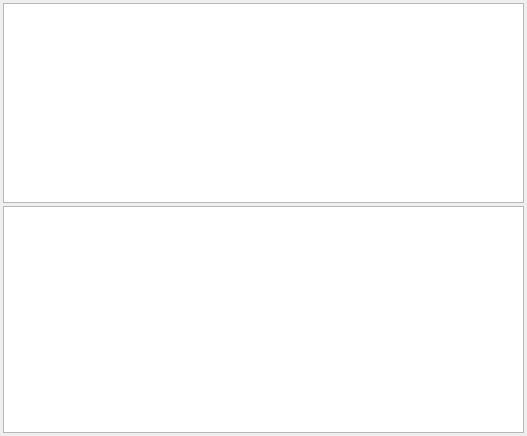
<?xml version="1.0" encoding="UTF-8"?>
<ui version="4.0">
 <class>CMonitorForm</class>
 <widget class="QWidget" name="CMonitorForm">
  <property name="geometry">
   <rect>
    <x>0</x>
    <y>0</y>
    <width>527</width>
    <height>436</height>
   </rect>
  </property>
  <property name="windowTitle">
   <string>Form</string>
  </property>
  <layout class="QGridLayout" name="gridLayout">
   <property name="leftMargin">
    <number>3</number>
   </property>
   <property name="topMargin">
    <number>3</number>
   </property>
   <property name="rightMargin">
    <number>3</number>
   </property>
   <property name="bottomMargin">
    <number>3</number>
   </property>
   <property name="spacing">
    <number>3</number>
   </property>
   <item row="1" column="0">
    <widget class="QStackedWidget" name="stackedWidget">
     <widget class="QWidget" name="page">
      <layout class="QHBoxLayout" name="horizontalLayout">
       <property name="spacing">
        <number>0</number>
       </property>
       <property name="leftMargin">
        <number>0</number>
       </property>
       <property name="topMargin">
        <number>0</number>
       </property>
       <property name="rightMargin">
        <number>0</number>
       </property>
       <property name="bottomMargin">
        <number>0</number>
       </property>
       <item>
        <widget class="QTreeView" name="procTreeView"/>
       </item>
      </layout>
     </widget>
     <widget class="QWidget" name="page_2">
      <layout class="QHBoxLayout" name="horizontalLayout_2">
       <property name="spacing">
        <number>0</number>
       </property>
       <property name="leftMargin">
        <number>0</number>
       </property>
       <property name="topMargin">
        <number>0</number>
       </property>
       <property name="rightMargin">
        <number>0</number>
       </property>
       <property name="bottomMargin">
        <number>0</number>
       </property>
       <item>
        <widget class="QTableView" name="procTableView"/>
       </item>
      </layout>
     </widget>
    </widget>
   </item>
   <item row="0" column="0">
    <widget class="QChartView" name="memChartView">
     <property name="maximumSize">
      <size>
       <width>16777215</width>
       <height>200</height>
      </size>
     </property>
     <property name="renderHints">
      <set>QPainter::Antialiasing|QPainter::TextAntialiasing</set>
     </property>
    </widget>
   </item>
  </layout>
 </widget>
 <customwidgets>
  <customwidget>
   <class>QChartView</class>
   <extends>QGraphicsView</extends>
   <header location="global">qchartview.h</header>
  </customwidget>
 </customwidgets>
 <resources/>
 <connections/>
</ui>
